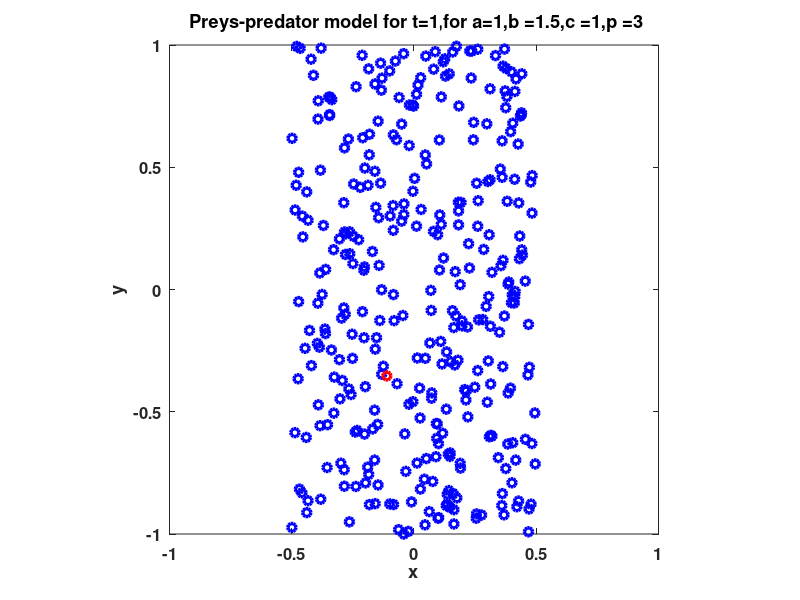

MATLAB code for this plot: (Note: this script raises an error after producing the figure.)
% main file 
clc
close all
clear all

% Fix parameters
Nstar = 3;                  % number of nearest preys 


N     = 500;                % number of preys
dt    = 0.1;                % time step
tf    = 10; t0 = 0;         % time interval 
steps = (tf-t0)/dt + 1;     % number of steps


par.p      = 3;         % distance influence
par.a      = 1;         % attraction between preys
par.b      =1.5;        % repulsion between preys and predators 
par.c    = 1;           % attraction between predators and preys 

par.g = 1e-4;           % penalization term for control
    
% selection of the control
disp ('[1] Control 1')
disp('[2] Control 2')
disp('[3] Control 3')
P = input('initial data 1-3: ');


% initial data
% preys positions
x           =  -0.5+rand(N,1);        
y           =  -1.5+3*rand(N,1);

% predator position
zx          = -1+2*rand;     
zy          =  -1+2*rand;     

% plot of initial data
figure
plot(x,y,'bo','LineWidth',2.5)
hold on
plot(zx,zy,'ro','LineWidth',2.5)
axis([-1,1,-1,1])
axis('equal')
xlabel('x','FontSize',12,'FontWeight','bold')
ylabel('y','FontSize',12,'FontWeight','bold')
 title([' Preys-predator model for t=' num2str(1),',for a=' num2str(par.a),...
    ',b =' num2str(par.b), ',c =' num2str(par.c),',p =' num2str(par.p)])
set(gca,'FontSize',12,'FontWeight','bold')


B   = @(r) par.b./(r.^2);        % preys predators repulsion
A  = @(r) r.^(-2)-par.a;         % preys preys repulsion and attraction
C= @(r)r.^(-par.p);              % attraction between predators and preys


figure
for i = 1:steps-1
     
    Rx   = sqrt((x-x').^2 + (y-y').^2+eye(N)); % matrix of distances
    Rz   = sqrt((x-zx').^2 + (y-zy').^2);      % matrix of distances
    FA   = A(Rx);  % repulsion and attraction force between preys
    FB = B(Rz);    % repulsion force between preys and predators 
    FC = C(Rz);    % attraction force between predators and preys
    
    % control 1 
    if P==1
        % centre of mass 
        xbar =sum(x)/N;
        ybar=sum(y)/N;
    end
    
    % control 2 
    if P==2
        R = (max(Rz)+min(Rz))/2; % radius
        V=Rz<=R; % truth vector
        % center of mass of the ball
        xbar=sum(V.*x)/sum(V);
        ybar=sum(V.*y)/sum(V);
    end
    
    % control 3
    if P==3 
        R = (max(Rz)+min(Rz))/2; % radius
        [s,in]=sort(Rz); % sort the distances 
        Vx=0;
        Vy=0;
        % Choose the N* nearest values 
        for k=1:Nstar
            Vx=Vx+x(in(k));
            Vy=Vy+y(in(k));
        end
        % centre of mass of the N* nearest preys
        xbar = Vx/Nstar;
        ybar = Vy/Nstar;
    end
    
    % preys forces
    vx = x; vy = y;
    for j=1:N
        vx (j) =  (sum(FA(j,:)'.*(x(j)-x)))./N + FB(j).*(x(j)-zx);
        vy (j) =  (sum(FA(j,:)'.*(y(j)-y)))./N + FB(j).*(y(j)-zy);
    end
    
    % Euler method 
    x=x+dt*vx;
    y=y+dt*vy;

    % compute the control 
    ux= (-zx-dt*sum(FC.*(x-zx))/N+xbar)/(dt+par.g);
    uy= (-zy-dt*sum(FC.*(y-zy))/N+ybar)/(dt+par.g);
    
    % Euler method 
    zx = zx +dt/N*sum(FC.*(x-zx))+dt*ux;
    zy= zy +dt/N*sum(FC.*(y-zy))+dt*uy;
    
    % plot of the time evolution
    plot(x,y,'bo','LineWidth',2.5)
    hold on
    plot(zx,zy,'ro','LineWidth',2.5)
    axis([-5,5,-5,5])
    title([' Preys-predator model for t=' num2str(i+1),',for a=' num2str(par.a),...
    ',b =' num2str(par.b), ',c =' num2str(par.c),',p =' num2str(par.p)])
    pause(0.1)
    hold off
    drawnow
end
xlabel('x','FontSize',12,'FontWeight','bold')
ylabel('y','FontSize',12,'FontWeight','bold')
 
set(gca,'FontSize',12,'FontWeight','bold')
